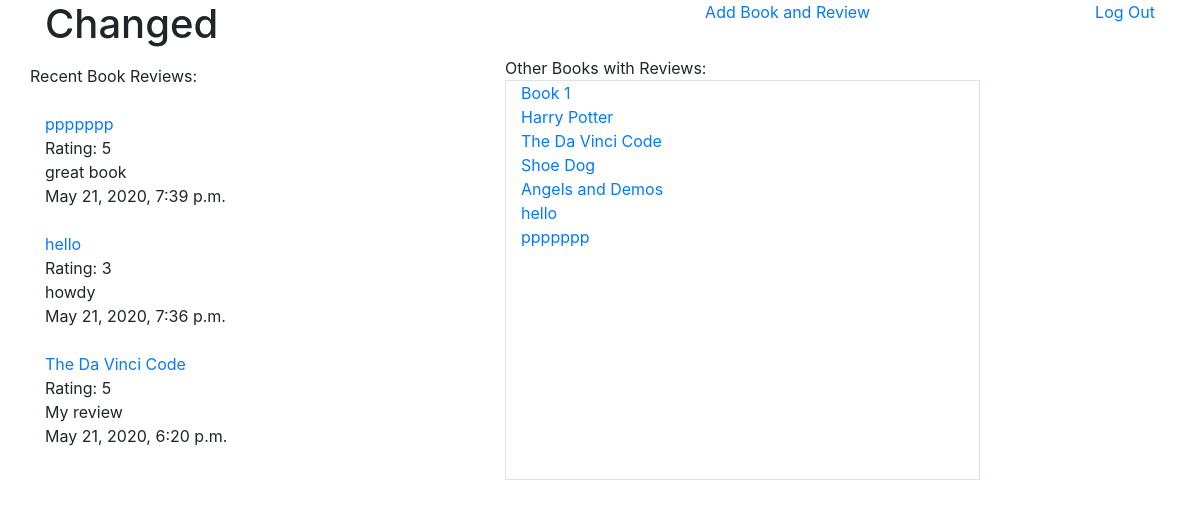
Page /books (signed in) on the earlier database version.
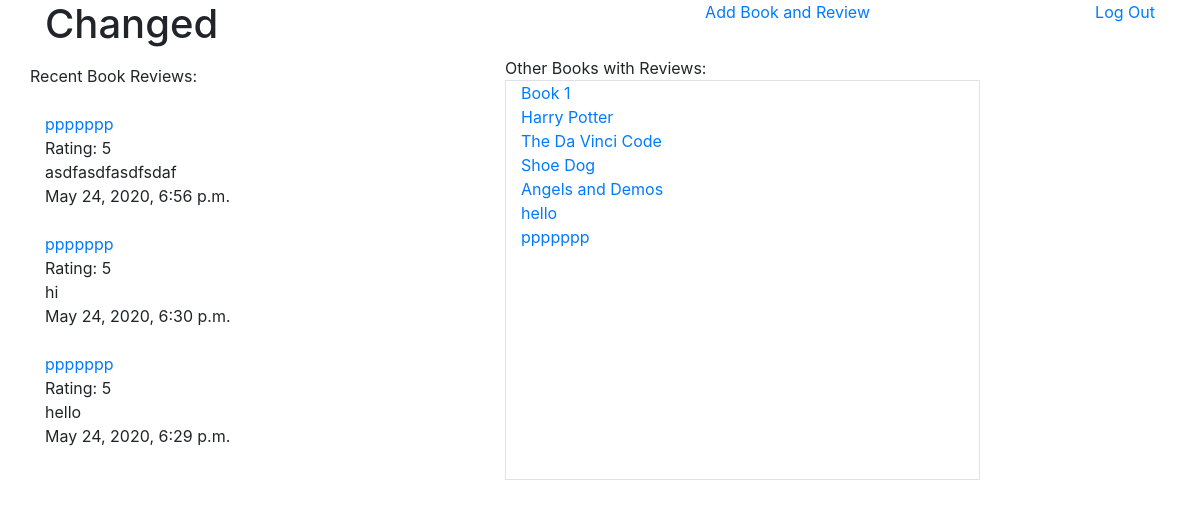
Same page on the later database version.
### books/models.py (models this page shows)
class Review(models.Model):
    review = models.TextField()
    rating = models.IntegerField()
    book = models.ForeignKey(Book, related_name="reviews", on_delete=models.CASCADE)
    user = models.ForeignKey(User, related_name="reviews", on_delete=models.CASCADE)
    created_at = models.DateTimeField(auto_now_add=True)
    updated_at = models.DateTimeField(auto_now=True)
    objects = ReviewManager()

class Book(models.Model):
    title = models.CharField(max_length=255)
    author = models.ForeignKey(Author, related_name="books", on_delete = models.CASCADE)
    created_at = models.DateTimeField(auto_now_add=True)
    updated_at = models.DateTimeField(auto_now=True)
    objects = BookManager()

### books/views.py (the view)
# urls.py: path('books', include("books.urls")),
def books(request):
    if "userID" in request.session:
        reviews = Review.objects.all().order_by("-created_at")
        reviews = [reviews[0], reviews[1], reviews[2]]
        context = {
            "user": User.objects.get(id=request.session["userID"]),
            "reviews": reviews,
            "books": Book.objects.all()
        }
        return render(request, "books.html", context)
    else:
        return redirect("/")

### books/templates/books.html (shortened to what this page needs)
<!doctype html>
<html lang="en">
    <head>
        <link rel="stylesheet" href="https://stackpath.bootstrapcdn.com/bootstrap/4.3.1/css/bootstrap.min.css">
    </head>
    <body>
        <div class="container">
            {% include "header.html" %}
            <div class="row">
                <div class="col-5">
                    <div class="row my-2">
                        Recent Book Reviews:
                    </div>
                    {% for review in reviews %}
                        <div class="row mt-4">
                            <div class="col">
                                <a href="/books/{{review.book.id}}">{{review.book.title}}</a>
                            </div>
                        </div>
                        <div class="row">
                            <div class="col">
                                Rating: {{review.rating}}
                            </div>
                        </div>
                        <div class="row">
                            <div class="col">
                                {{review.review}}
                            </div>
                        </div>
                        <div class="row">
                            <div class="col">
                                {{review.created_at}}
                            </div>
                        </div>
                    {% endfor %}
                </div>
                <div class="col-5">
                    <div class="row">Other Books with Reviews:</div>
                    <div class="row">
                        <div class="col border" style="overflow-y: scroll; height: 400px;">
                            {% for book in books %}
                                <div class="row">
                                    <a class="col" href="/books/{{book.id}}">{{book.title}}</a>
                                </div>
                            {% endfor %}
                        </div>
                    </div>
                </div>
            </div>
        </div>
    </body>
</html>

Differences in the rows shown:
no longer on this page (row unchanged): Review: book "ppppppp", rating "5", review "great book", created_at "May 21, 2020, 7:39 p.m."
no longer on this page (row unchanged): Review: book "hello", rating "3", review "howdy", created_at "May 21, 2020, 7:36 p.m."
no longer on this page (row unchanged): Review: book "The Da Vinci Code", rating "5", review "My review", created_at "May 21, 2020, 6:20 p.m."
added Review: book "ppppppp", rating "5", review "asdfasdfasdfsdaf", created_at "May 24, 2020, 6:56 p.m."
added Review: book "ppppppp", rating "5", review "hi", created_at "May 24, 2020, 6:30 p.m."
added Review: book "ppppppp", rating "5", review "hello", created_at "May 24, 2020, 6:29 p.m."
